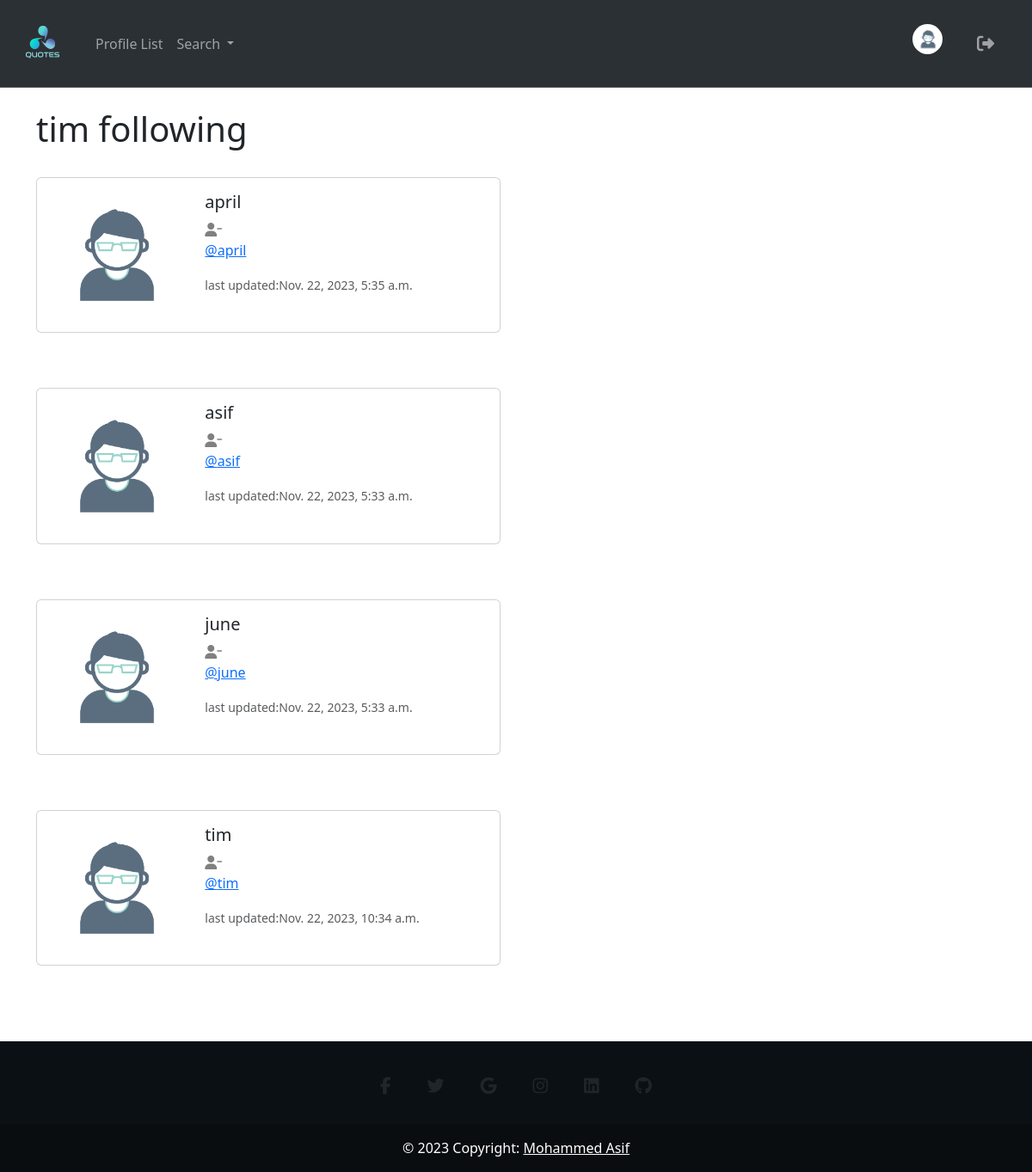
The page /profile/following/6 (signed in) on the database its author committed.
### app/models.py (models this page shows, shortened)
class Profile(models.Model):
    user = models.OneToOneField(User,on_delete=models.CASCADE)
    follows = models.ManyToManyField("self",related_name="followed_by",symmetrical=False,blank=True)
    date_modified = models.DateTimeField(User,auto_now=True)
    profile_image = models.ImageField(null=True,blank=True,upload_to='images/')
    profile_bio = models.CharField(null=True,blank=True,max_length=100)
    facebook_link = models.CharField(null=True,blank=True,max_length=100)
    instagram_link = models.CharField(null=True,blank=True,max_length=100)
    linkedin_link = models.CharField(null=True,blank=True,max_length=100)

### app/views.py (the view)
# urls.py: path('profile/following/<int:id>',following,name='following'),
def following(request,id):
    if request.user.is_authenticated:
        if request.user.id == id:
            profiles = Profile.objects.get(user_id=id)
            context = {'profiles':profiles}
            return render(request,'following.html',context)
        else:
            messages.success(request,("Thats not your profile"))
            return redirect('home')
    else:
        messages.success(request,("You Must Log in to View"))
        return redirect('home')

### app/templates/following.html
{% extends 'base.html' %}
{% load static %}
{% block content %}
    <h1>{{ request.user.username }} following</h1>
    <br>
    {% if profiles %}
        {% for i in profiles.follows.all %}
        <div class="card mb-3" style="max-width: 540px;">
            <div class="row g-0">
              <div class="col-md-4">
                {% if i.profile_image %}
                <img src="{{ i.profile_image.url }}" class="img-fluid rounded-start" alt="img" height="150px" width="150px">
                {% else %}
                <img src="{% static 'images/profile.jpg' %}" class="img-fluid rounded-start" alt="image">
                {% endif %}
              </div>
              <div class="col-md-8">
                <div class="card-body">
                  <h5 class="card-title">{{ i.user.username }}</h5>
                  {% if i in profiles.follows.all %}
                    <a href="{% url 'unfollow' i.user.id %}">
                      <i class="fa-solid fa-user-minus" style="color: gray;"></i>
                    </a>
                    {% else %}
                    <a href="{% url 'follow' i.user.id %}">
                      <i class="fa-solid fa-user-plus" style="color: gray;"></i>
                    </a>
                    {% endif %}
                  <p class="card-text"><a href="{% url 'profile' i.user.id %}">@{{ i.user.username }}</a></p>
                  <p class="card-text"><small class="text-body-secondary">last updated:{{ i.date_modified }}</small></p>
                </div>
              </div>
            </div>
          </div>
          <br><br>
        {% endfor %}
    {% endif %}
{% endblock content %}

### app/templates/base.html (shortened to what this page needs)
{% load static %}
<!doctype html>
<html lang="en">
  <head>
    <link href="https://cdn.jsdelivr.net/npm/bootstrap@5.3.2/dist/css/bootstrap.min.css" rel="stylesheet">
  </head>
  <body class="d-flex flex-column min-vh-100">
    {% include 'navbar.html' %}
    <div class="container">
      <br>
    {% block content %}
    {% endblock content %}
    </div>
    <br>
    <section class="mt-auto">
      <footer class="text-center text-white" style="background-color: #0b1014;">
        <div class="container p-4 pb-0">
          <section class="">
            <p class="d-flex justify-content-center align-items-center">
              <a
        data-mdb-ripple-init
        class="btn btn-link btn-floating btn-lg text-body m-1"
        href="#!"
        role="button"
        data-mdb-ripple-color="dark"
        ><i class="fab fa-facebook-f"></i
      ></a>
      <a
        data-mdb-ripple-init
        class="btn btn-link btn-floating btn-lg text-body m-1"
        href="#!"
        role="button"
        data-mdb-ripple-color="dark"
        ><i class="fab fa-twitter"></i
      ></a>
      <a
        data-mdb-ripple-init
        class="btn btn-link btn-floating btn-lg text-body m-1"
        href="#!"
        role="button"
        data-mdb-ripple-color="dark"
        ><i class="fab fa-google"></i
      ></a>
      <a
        data-mdb-ripple-init
        class="btn btn-link btn-floating btn-lg text-body m-1"
        href="#!"
        role="button"
        data-mdb-ripple-color="dark"
        ><i class="fab fa-instagram"></i
      ></a>
      <a
        data-mdb-ripple-init
        class="btn btn-link btn-floating btn-lg text-body m-1"
        href="#!"
        role="button"
        data-mdb-ripple-color="dark"
        ><i class="fab fa-linkedin"></i
      ></a>
      <a
        data-mdb-ripple-init
        class="btn btn-link btn-floating btn-lg text-body m-1"
        href="#!"
        role="button"
        data-mdb-ripple-color="dark"
        ><i class="fab fa-github"></i
      ></a>
            </p>
          </section>
        </div>
        <div class="text-center p-3" style="background-color: rgba(0, 0, 0, 0.2);">
          © 2023 Copyright:
          <a class="text-white" href="https://www.linkedin.com/in/mohammedasifc/" target="new">Mohammed Asif</a>
        </div>
      </footer>
    </section>
  </body>
</html>

### app/templates/navbar.html (shortened to what this page needs)
{% load static %}
<nav class="navbar navbar-expand-lg bg-body-tertiary bg-dark border-bottom border-body" data-bs-theme="dark">
    <div class="container-fluid">
      <a class="navbar-brand" href="{% url 'home' %}">
        <img src="{% static 'images/logo.png' %}" alt="logo" width="75">
      </a>
      <div class="collapse navbar-collapse" id="navbarSupportedContent">
        <ul class="navbar-nav me-auto mb-2 mb-lg-0">
          <li class="nav-item">
            <a class="nav-link" href="{% url 'profile_list' %}">Profile List</a>
          </li>
          <li class="nav-item dropdown">
            <a class="nav-link dropdown-toggle" href="#" role="button" data-bs-toggle="dropdown" aria-expanded="false">
              Search
            </a>
          </li>
        </ul>
        {% if user.is_authenticated %}
          <ul class="navbar-nav ml-auto">
            <li class="nav-link navbar-brand">
              <a href="{% url 'profile' request.user.id %}">
                {% if user.profile.profile_image %}
                <img src="{{ user.profile.profile_image.url }}" class="rounded-circle" width="35" height="40" >
                {% else %}
                <img src="{% static 'images/profile.jpg' %}" class="img-fluid rounded-circle" width="35" height="40"  alt="image">
                {% endif %}
              </a>
            </li>
            {% endif %}
            {% if user.is_authenticated %}
            <li class="nav-link navbar-brand">
              <a class="nav-link" href="{% url 'logout' %}">
                <i class="fa-solid fa-right-from-bracket"></i>
              </a>
            </li>
            {% endif %}
          </ul>
      </div>
    </div>
  </nav>

### rows shown on the page
Profile: user.username "april", date_modified "Nov. 22, 2023, 5:35 a.m."
Profile: user.username "asif", date_modified "Nov. 22, 2023, 5:33 a.m."
Profile: user.username "june", date_modified "Nov. 22, 2023, 5:33 a.m."
Profile: user.username "tim", date_modified "Nov. 22, 2023, 10:34 a.m."

### other values the page prints
{{ request.user.username }} "tim"
